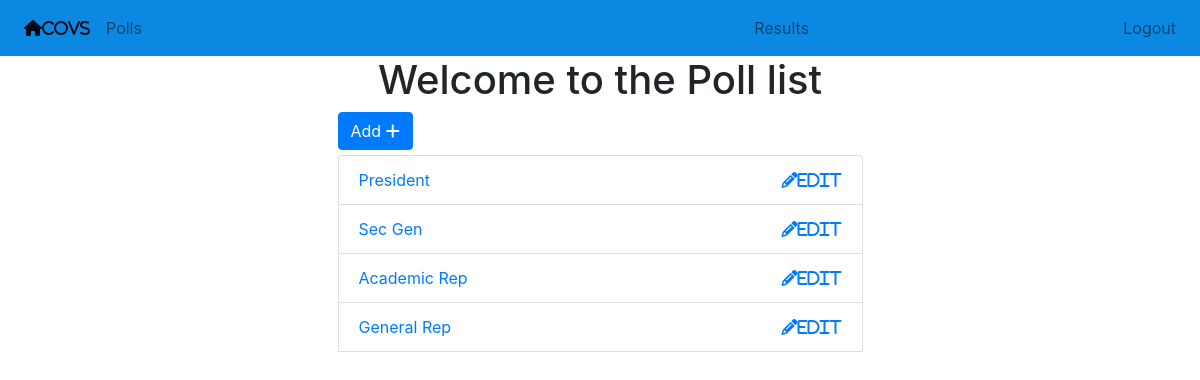
The app's page /polls/list/ (signed in) with its own data.
### polls/models.py (models this page shows, shortened)
class Poll(models.Model):
    owner    = models.ForeignKey(User, on_delete=models.CASCADE, default=1)
    title     = models.CharField(max_length=255)
    pub_date = models.DateField()
    def __str__(self):
        return self.title

### polls/views.py (the view)
# urls.py: path('list/', views.polls_list, name='list'),
@login_required
def polls_list(request):
    if not request.user.is_authenticated:
        return redirect('{}?next={}'.format(settings.LOGIN_URL, request.path))
    polls = Poll.objects.all()
    context = {'polls': polls}
    return render(request, 'polls/polls_list.html', context)

### polls/polls/templates/polls/polls_list.html (shortened to what this page needs)
{% extends 'base.html' %}
{% block content %}
<div class="container">
    <h1 class="text-center"> Welcome to the Poll list </h1>
      <div class="row ">
            <div class="col-md-6 offset-sm-3">
                    {% if request.user.is_staff %}
                      <a href="{% url 'polls:add' %}" class="btn btn-primary" style="margin-bottom: 5px">Add <i class="fas fa-plus"></i> </a>
                    {% endif %}
                <ul class="list-group">
                    {% for poll in polls %}
                    <li class="list-group-item">
                         {% if request.user.is_staff %}
                           <a href="{% url 'polls:detail' poll.id %}">{{ poll }}</a>
                          <a href="{% url 'polls:edit_poll' poll.id %}" class="float-right"><i class="fas fa-pencil-alt">Edit</i><a/>
                          {% else %}
                          {{ poll }}
                           <a href="{% url 'polls:detail' poll.id %} " class="float-right btn btn-primary">Vote</a>
                         {% endif %}
                    </li>
                    {% endfor %}
                </ul>
            </div>
      </div>
</div>
{% endblock content %}

### records on screen
Poll: title "President"
Poll: title "Sec Gen"
Poll: title "Academic Rep"
Poll: title "General Rep"
